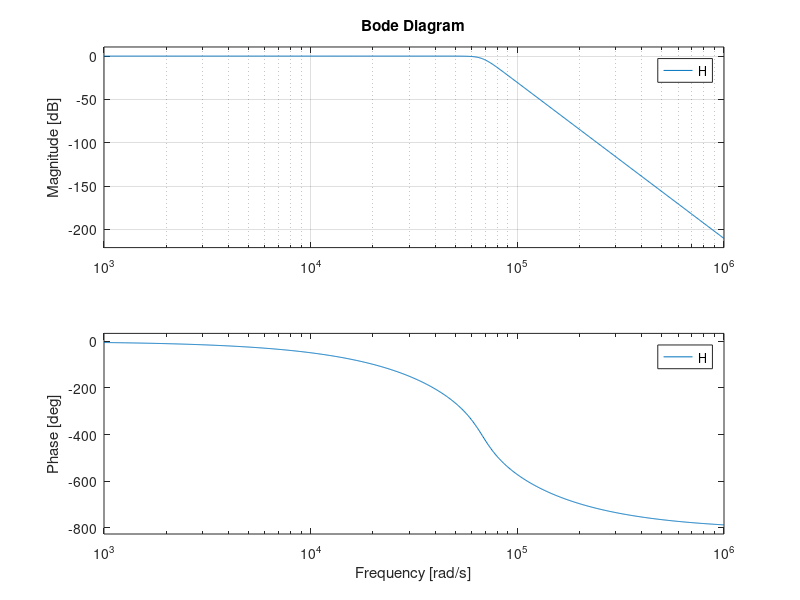

MATLAB code for this plot:
clear all 
close all
clc 
%% Transfer function
omega=6.773e4;
num = [ 1 ];
den1 = [ 1 omega];
den2 = [1 (1.8794*omega) (omega^2) ];
den3 = [1 (1.5321*omega) (omega^2) ];
den4 = [1 (omega) (omega^2) ];
den5 = [1 (0.3472*omega) (omega^2) ];

H1 = tf(num,den1);
H2 = tf(num,den2);
H3 = tf(num,den3);
H4 = tf(num,den4);
H5 = tf(num,den5);
H = (omega^9)*H1*H2*H3*H4*H5; 
%% Figure To Draw 
figure ;
%% Plotting 
bode(H);
%% Graph Grid 
grid;
